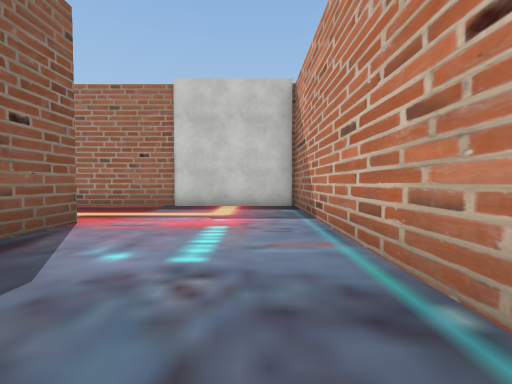
[1] (above)

24 first-person views from a walk through a Unity game level. The camera is 1.3 m above the floor, tilts 2° down and sees 90° across. The floor is counted in squares, 2 m on a side. Each view is taken from the middle of a square. On the plan, view 1 faces up. The plan holds only what a view shows up to about 9 squares ahead; the rest is blank. The place goes on beyond the plan. The player is left out. Some animated figures are not drawn. Some surface patterns are stand-ins.

[2]
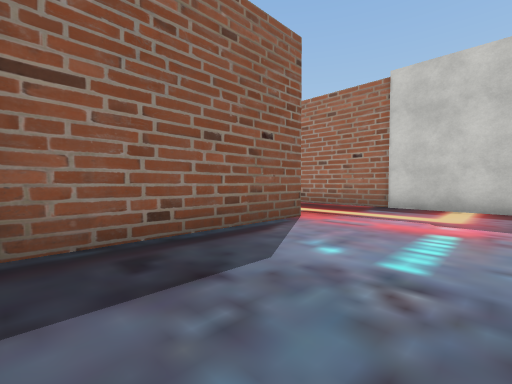

[3]
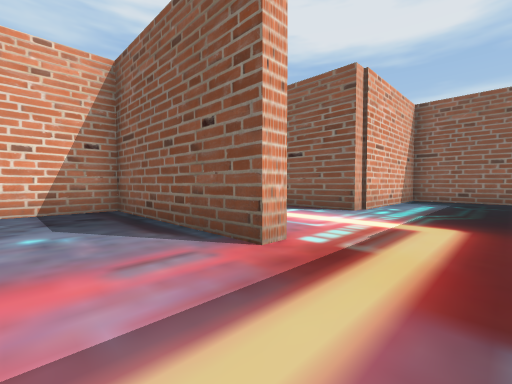

[4]
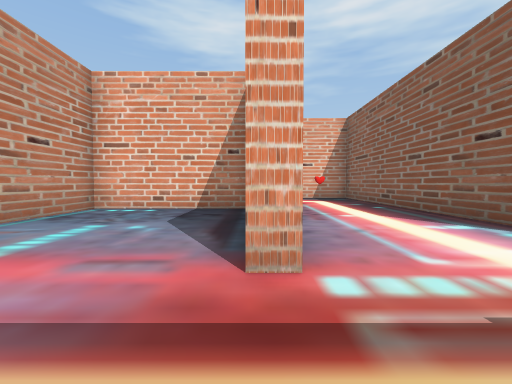

[5]
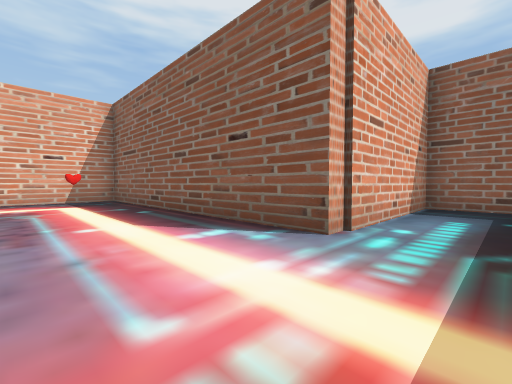

[6]
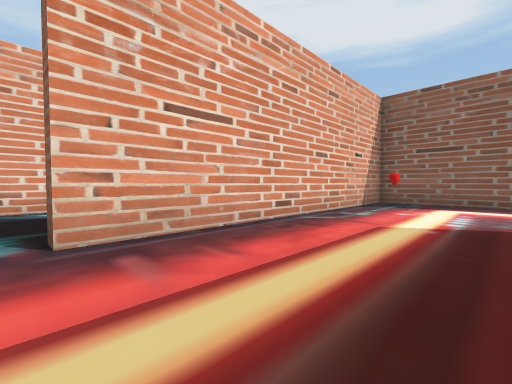

[7]
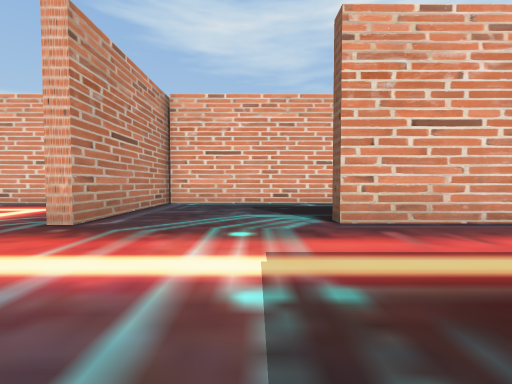

[8]
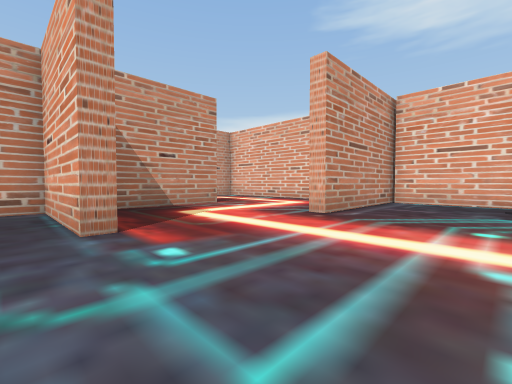

[9]
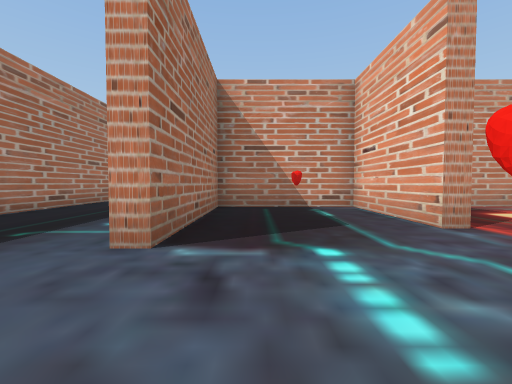

[10]
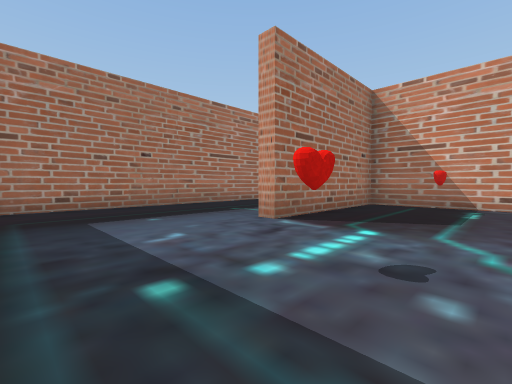

[11]
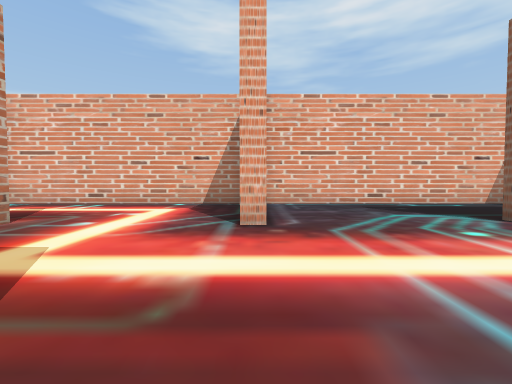

[12]
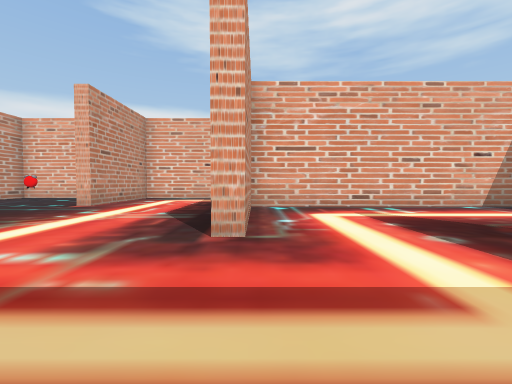

[13]
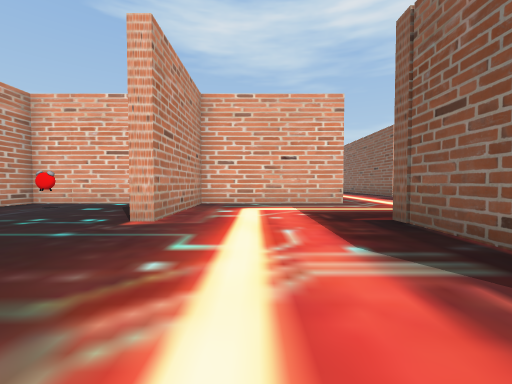

[14]
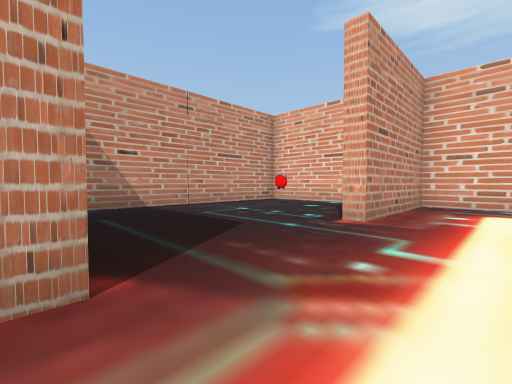

[15]
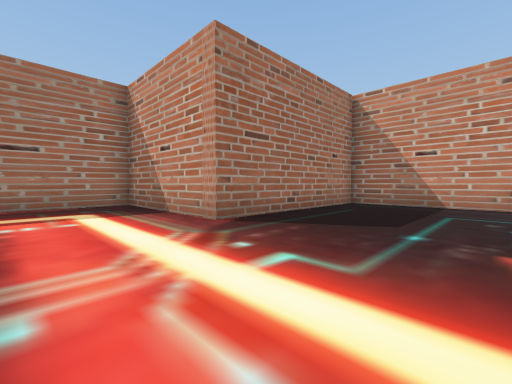

[16]
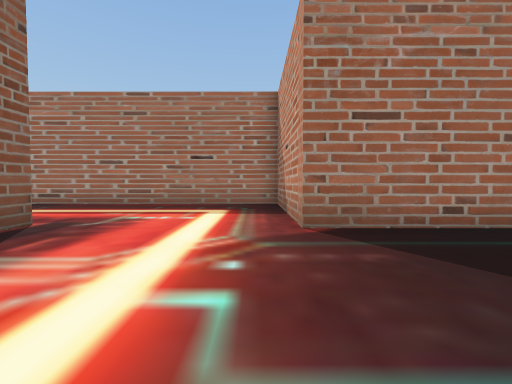

[17]
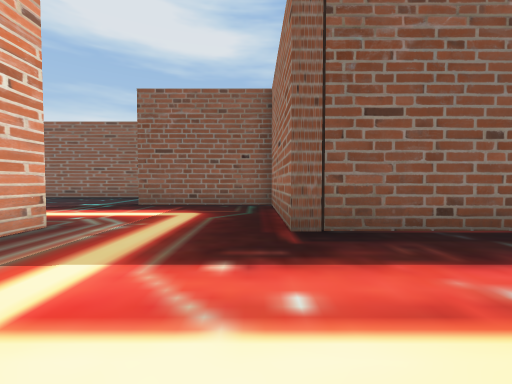

[18]
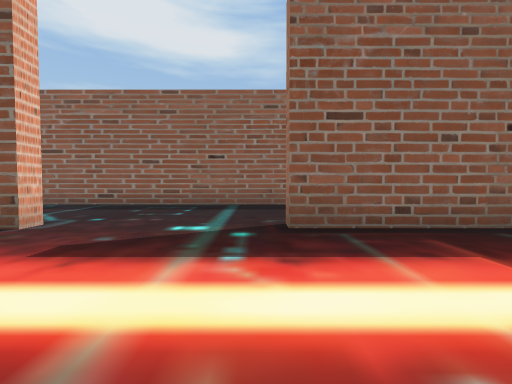

[19]
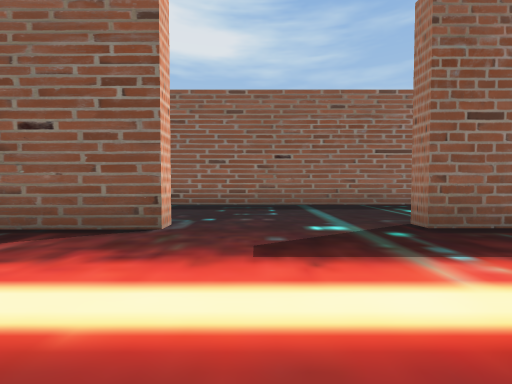

[20]
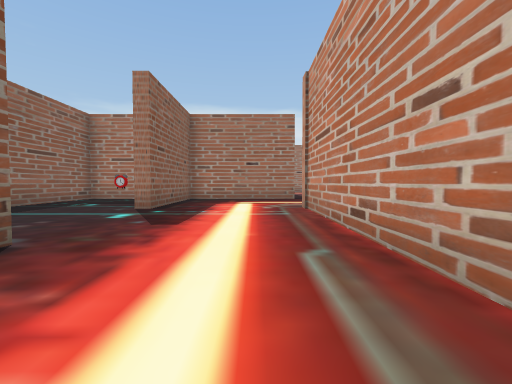

[21]
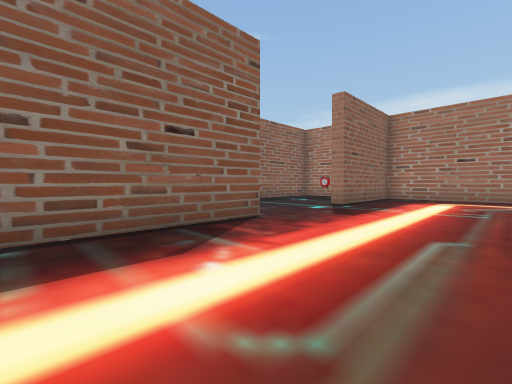

[22]
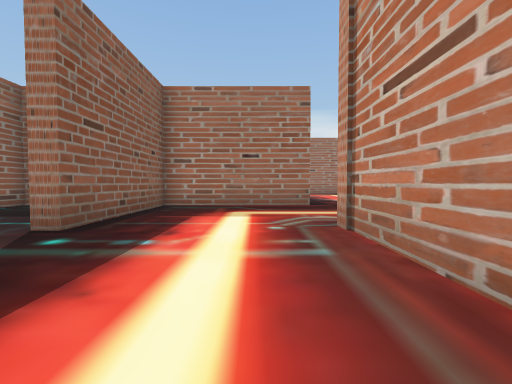

[23]
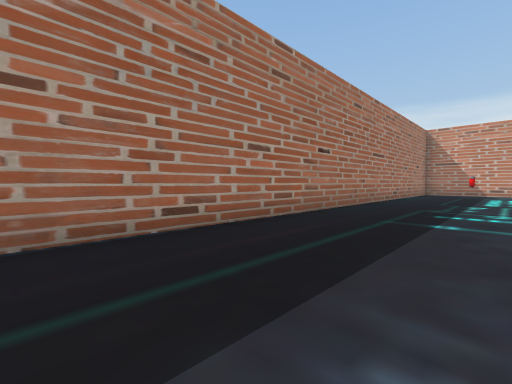

[24]
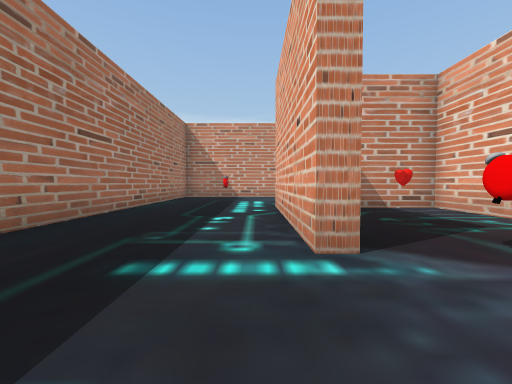

### Floor plan
Points are (right, up) in squares from view 1. A wall is a line through its corners. A room is listed if a view was taken in it or the views show most of it. See-through windows are left out.
Room 1 (views 1, 2, 3)
walls: (-2.9, 4.2) (-2.9, -0.5) (1.1, -0.5) (1.1, 7.3) (-2.5, 7.3)
ways out: opening at (-3, 5.5) to room 2
Room 2 (views 4, 5, 6, 7, 8, 9, 10, 11, 12, 13, 14, 15, 16, 17, 18, 19, 20, 21, 22, 23, 24)
walls: (10, -5.2) (10, -2); (6.7, -1.1) (6.7, -0.7) (10, -0.7) (10, 3) (5.5, 3) (5.5, 3.5); (6.5, -9.1) (14.1, -9.1) (14.1, -5.1) (14.5, -5.1) (14.5, -9.5) (10.4, -9.5) (10.4, -13.5) (9.9, -13.5); (6.3, -9.5) (6.3, -20.5); (5.8, -9.6) (5.8, -5.1) (6.2, -5.1); (16.6, -0.7) (18.7, -0.7) (18.7, 1.4); (14.3, 3) (14.3, 3.5) (19, 3.5); (-1.9, -9.1) (5.8, -9.1); (10, -17.3) (10.4, -17.3) (10.4, -21.1); (-3.4, 4.2) (-2.9, 4.2); (20.9, -13.1) (24, -13.1) (24, -5.3) (18.7, -5.3) (18.7, -1.1) (11, -1.1); (14.3, -18.8) (14.3, -13.1) (18.7, -13.1) (18.7, -9.3) (19.1, -9.3); (-2.5, 7.3) (-5.2, 7.3); (21, 7.3) (1.9, 7.3); (-11.5, 6) (-11.5, 3.5) (-6.9, 3.5) (-6.9, -5.1) (1.6, -5.1) (1.6, -5.5)
ways out: opening at (-3, 5.5) to room 1
objects: other object (8, -11); other object (14, 2); other object (22, -11)

Where each view was taken, in squares from view 1:
view 1: 0 up, 0 right, facing up
view 2: 0 up, 0 right, facing up-left
view 3: 6 up, 1 left, facing down-left
view 4: 6 up, 3 left, facing down
view 5: 5 up, 4 left, facing down-left
view 6: 2 down, 2 right, facing down-left
view 7: 1 down, 3 right, facing down
view 8: 0 up, 3 right, facing down-right
view 9: 2 up, 3 right, facing right
view 10: 0 up, 2 right, facing up-right
view 11: 1 down, 6 right, facing down
view 12: 2 down, 14 right, facing down
view 13: 5 down, 17 right, facing down
view 14: 5 down, 17 right, facing down-right
view 15: 9 down, 16 right, facing up-right
view 16: 9 down, 18 right, facing up
view 17: 10 down, 18 right, facing left
view 18: 14 down, 14 right, facing left
view 19: 16 down, 14 right, facing left
view 20: 20 down, 13 right, facing up
view 21: 21 down, 14 right, facing up-left
view 22: 17 down, 13 right, facing up
view 23: 4 up, 8 right, facing up-right
view 24: 4 up, 12 right, facing right
